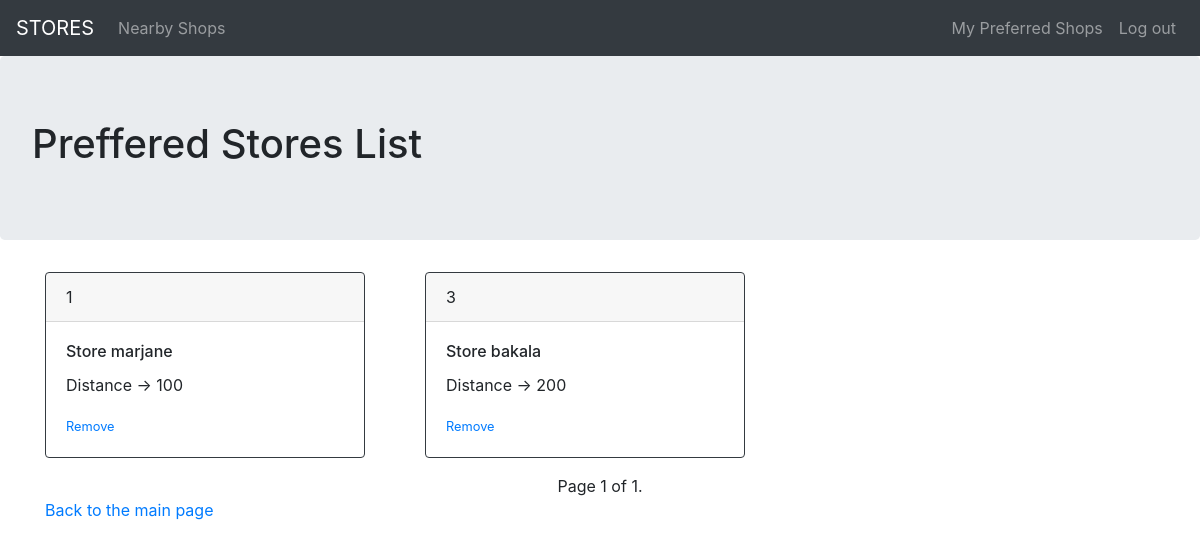
The page /prefferedPage/ (signed in) on the database its author committed.
### stores/models.py (models this page shows, shortened)
class Store(models.Model):
    name = models.CharField(max_length=120)
    distance = models.IntegerField(default=0)
    users = models.ManyToManyField(User, related_name='stores')
    is_preffered = models.BooleanField(default=False)
    is_blocked = models.BooleanField(default=False)
    date = models.DateTimeField(default=datetime.datetime.now)

### stores/views.py (the view)
# urls.py: path('prefferedPage/', views.favorites, name='favorite'),
def favorites(request):
    current_user = User.objects.get(pk=request.user.id)
    pstores = current_user.stores.filter(is_preffered=True)
    paginator = Paginator(pstores, 10)
    page = request.GET.get('page')
    stores = paginator.get_page(page)
    return render(request, 'stores/prefferedPage.html', {'pstores' : stores})

### stores/templates/stores/prefferedPage.html (shortened to what this page needs)
{% extends 'stores/base.html' %}
    {% block top %}
        <h1>Preffered Stores List</h1>
    {% endblock %}
    {% block body %}
        <div class="container">
        <div class="row">
                {% for pstore in pstores %}
                <div class="col-4">
                    <div class="card border-dark mb-3" style="max-width: 20rem;">
                            <div class="card-header">{{ pstore.id }}</div>
                            <div class="card-body">
                              <h6 class="card-title">Store {{ pstore.name }}</h6>
                              <p class="card-text">Distance -> {{ pstore.distance }}</p>
                              <small><a href="store_id={{ pstore.id }}">Remove</a></small>
                            </div>
                    </div>
                </div>
            {% endfor %}
        </div>
        <div class="pagination" style="display:table;margin-right: auto;
        margin-left: auto;">
                <span class="step-links">
                    <span class="current">
                        Page {{ pstores.number }} of {{ pstores.paginator.num_pages }}.
                    </span>
                </span>
            </div>
            <a href="{% url 'index' %}">Back to the main page</a>
        </div>
    {% endblock %}

### rows shown on the page
Store: id "1", name "marjane", distance "100"
Store: id "3", name "bakala", distance "200"

### other values the page prints
{{ pstores.number }} "1"
{{ pstores.paginator.num_pages }} "1"
